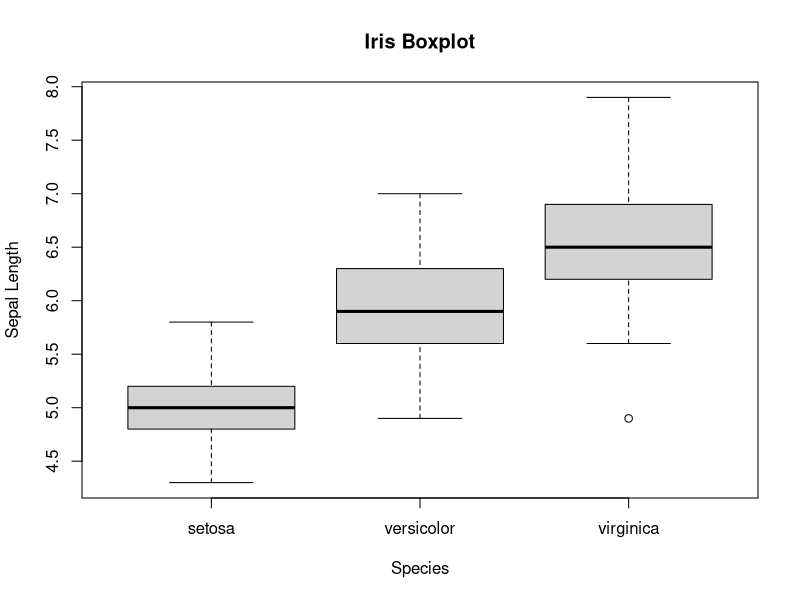
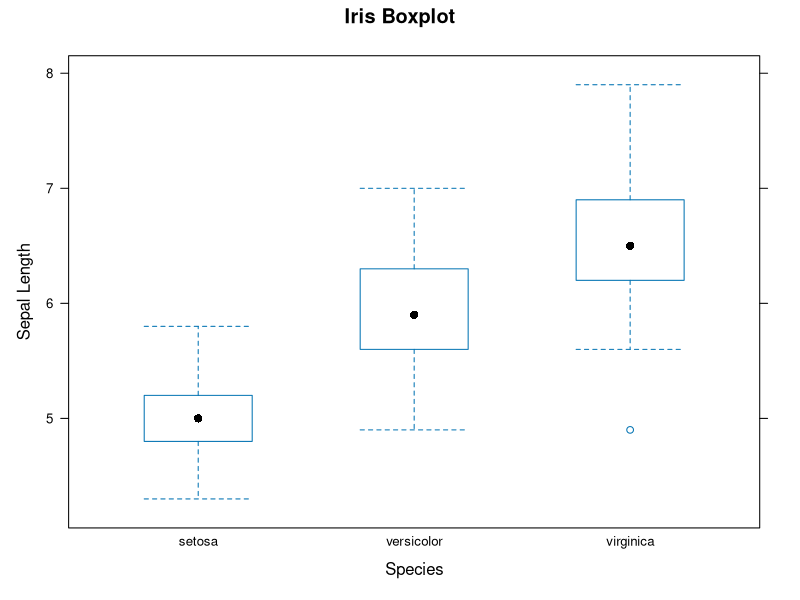
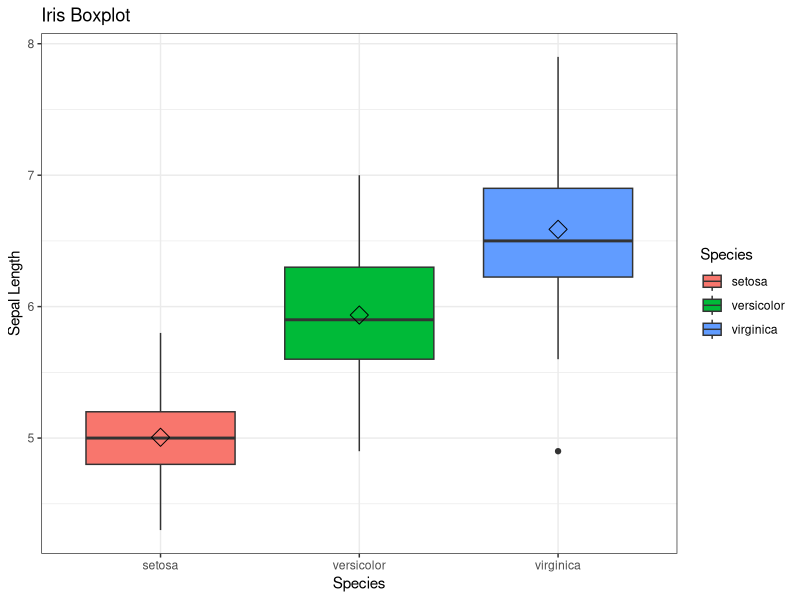

Recreate these plots in R, in order.

# load the data
data(iris)
library(ggplot2)
library(lattice)


# base plotting system
boxplot(Sepal.Length~Species,data=iris, 
        xlab="Species", ylab="Sepal Length", main="Iris Boxplot")

# lattice plotting system
bwplot(Sepal.Length~Species,data=iris, 
       xlab="Species", ylab="Sepal Length", main="Iris Boxplot")

# ggplot2 plotting system
ggplot(data=iris, aes(x=Species, y=Sepal.Length)) + 
         geom_boxplot(aes(fill=Species)) + 
         ylab("Sepal Length") + 
         ggtitle("Iris Boxplot") +
         stat_summary(fun.y=mean, geom="point", shape=5, size=4) + 
         theme_bw()

